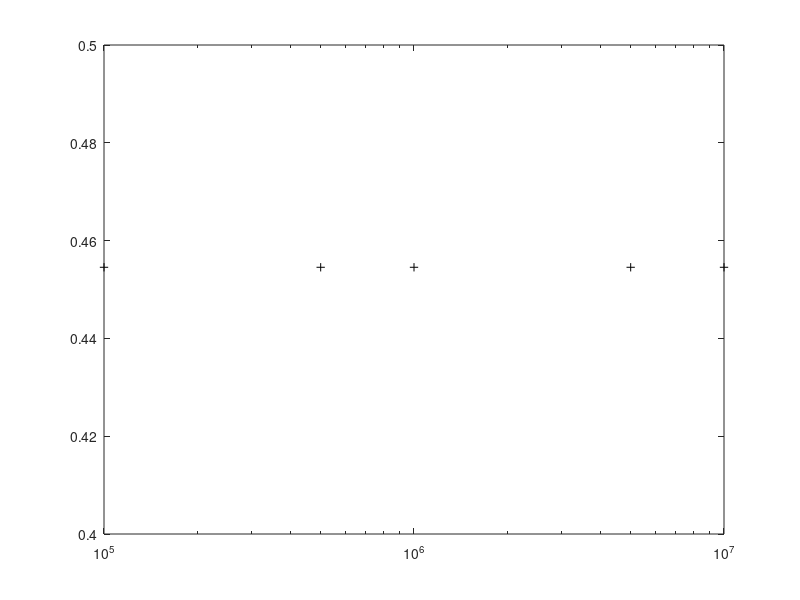

The MATLAB source for this figure: (Note: this script raises an error after producing the figure.)
% Verify the parameter space (stable equilibrium)
% Plot the coarse grid of parameter space to check.
%% Model parameters
p.Rmod = 5; % half saturation
p.rho = 0.5; % dilution rate 
p.e = 5e-7; % conversion coefficient
p.b0 = 1.2; % maximum growth rate
% explicit infection parameters 
p.eta = 1; % lysis rate
p.beta = 50; % burst rate
p.phi = 3.4e-10;  % adsorption rate
p.alpha = 2; % transit decision rate
% cell traits
p.ds = 0.2; % death rate of susceptible cells
p.de = 0.2; % death rate of infected cells
p.dl = 0.2; % death rate of lysogenic cells
p.di = 0.2; % death rate of lytic cells
p.m = 0.4;

%alphaS_upp = 1 - p.ds/p.b0;
% assume gamma from [1e-2, 1];
p.gamma_min = 1e-2; p.gamma_max = 1;

% coarse parameter space
theta_set = [0.01, 0.05, 0.1, 0.5, 1, 5, 10, 15];
alphaS_set = [-1, -0.8, -0.5, -0.2, 0, 0.2, 0.4];


% (R*, S*) is varied by the parameter space (alphaS, J);
data_alphaS = zeros(length(alphaS_set),length(theta_set));
data_J = zeros(length(alphaS_set),length(theta_set));

% Range of Susceptible hosts and resources
S_set = theta_set./(p.e*p.ds);
R_set = p.Rmod*p.ds./((1 - alphaS_set).*p.b0 - p.ds);

% Using S* to compute the range of horizonral fitness
R_hor_set = p.beta*p.eta*p.phi.*S_set.*p.alpha./...
             ((p.eta + p.di)*(p.phi*S_set + p.m)*(p.alpha + p.de));

% Transition curve, i.e., R_hor(S*) = R_ver(R*)
% R_c = transfun(S)
R_c = p.Rmod./(p.b0./(R_hor_set.*p.dl) - 1);

% Save horizontal and vertical transmission fitness at virus-free
data_Rver = zeros(length(alphaS_set),length(theta_set));
data_Rhor = zeros(length(alphaS_set),length(theta_set));

% data_max_strategy: 0 - not feasible, 1 - lytic (resident ),... 
% 2 - lysogenic(resident)
data_max_strategy = zeros(length(alphaS_set),length(theta_set));

% robustness matrix:
% 0 - not feasible
% 1 - lytic (resident) robust
% -1 - lytic (resident) not robust, i.e., invaded by lysogenic
% 2 - lysogenic (resident) robust
% -2 - lysogenic (resident) not robust, i.e., invaded by lytic
data_evo_robustness = zeros(length(alphaS_set),length(theta_set));


%% ----------- Loop over the virus-free environmental states -----------
% Proceduere:
% 1. For each input parameter pair, (alphaS,J), compute two modes of fitness values
% 2. Identify the invasion strategy that maximizes R0 using step 1.
% 3. compute the R0 of maximal strategy and set it as resident strategy if
%    R0 > 1, otherwise, set it gray (no strategy can invade given this environment)
% 4. Run the resident dynamics and set the other extreme strategy as the
%    mutant strategy, compute invasion fitness of mutant strategy

feasible_strategy_flag = true; % initialize the feasible strategy, can invade virus-free

% numerical solver set-up
t0 = 0; tf = 2e3; tol = 1e-5; 
options = odeset('RelTol',tol,'AbsTol',tol);

for i = 1:length(alphaS_set)
    for j = 1:length(theta_set)
        disp([i,j]);
        % assign two model parameters
        p.alphaS = alphaS_set(i);
        p.J = theta_set(j) + p.Rmod*p.ds/((1 - p.alphaS)*p.b0 - p.ds);
        % Save the parameter pair
        data_alphaS(i,j) = p.alphaS; data_J(i,j) = p.J;
     
        % compute virus-free environmental states
        R_star = p.Rmod*p.ds/((1 - p.alphaS)*p.b0 - p.ds);
        S_star = theta_set(j)/(p.e*p.ds);
        % initial condition of system
        IC = [R_star,S_star,0,0,0,1e2,0,0,0,0]; % initial condition

        % compute two transmission fitness values
        R_hor = p.beta*p.eta*p.phi*S_star*p.alpha/...
             ((p.eta + p.di)*(p.phi*S_star + p.m)*(p.alpha + p.de));
        psi_star = p.b0*R_star/(R_star + p.Rmod);         
        R_ver = psi_star/p.dl;
        % save two fitness values
        data_Rver(i,j) = R_ver; data_Rhor(i,j) = R_hor;
        
        % set resident and mutant strategy
        if R_hor > R_ver % resident strategy is purely lytic
            p.pb = 0; p.gamma = p.gamma_max;
            p.pb_m = 1; p.gamma_m = p.gamma_min;
            % check if the maximal invasion possible
            res_inv_fitness = R_hor;
            if res_inv_fitness > 1
                feasible_strategy_flag = true;
            else
                feasible_strategy_flag = false;
            end
            
        elseif  R_hor < R_ver % resident strategy is purely lysogenic strategy
            p.pb = 1; p.gamma = p.gamma_min;
            p.pb_m = 0; p.gamma_m = p.gamma_max;
            % check if the maximal invasion possible
            res_inv_fitness = (p.dl/(p.dl + p.gamma))*R_ver;
            if res_inv_fitness > 1
                feasible_strategy_flag = true;
            else
                feasible_strategy_flag = false;
            end
            
        else % equal, not likely to happen, break out of loop
            break;
        end
        
       if feasible_strategy_flag % if resident strategy can invade
           % resident dynamics
           [t,x] = ode45(@ode_resource_explicit_NoSuperinfection,[t0,tf],IC,options,p);
           % compute invasion fitness of mutant strategy
           figure;
           semilogy(t,x + 1e-2);
           figure(1);
           semilogx(S_star, R_star, 'or'); hold on;
       else % Not feasible
           figure(1);
           semilogx(S_star, R_star, '+k'); hold on;       
       end
       
    end
    
end